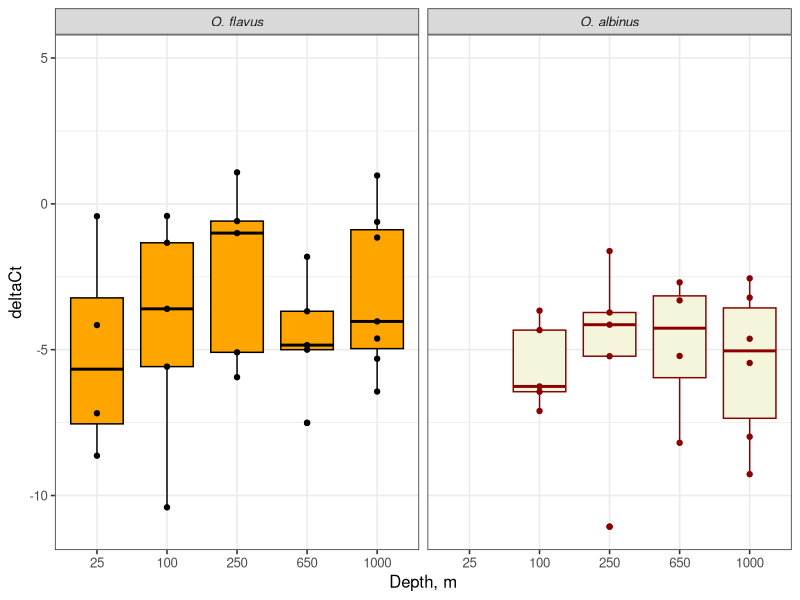
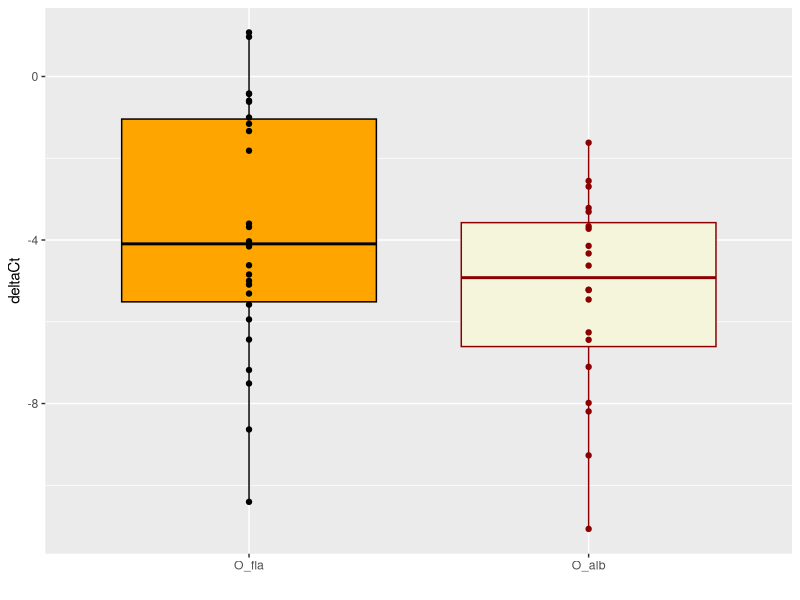
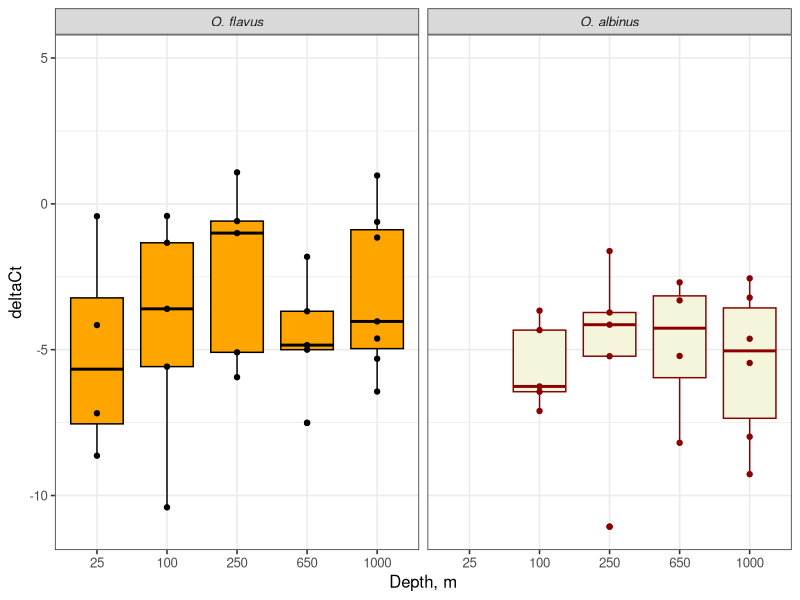
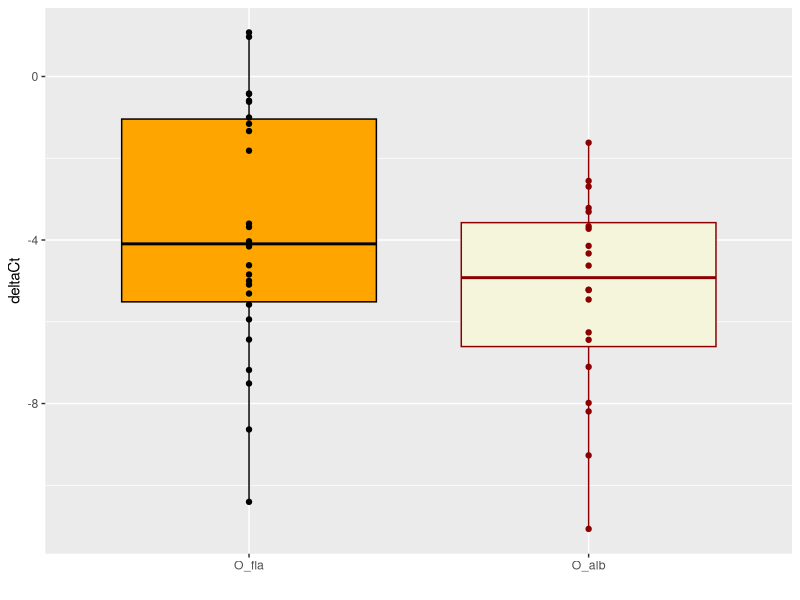

Source code (R) for these figures, in order:
library(openxlsx) ## read.xlsx
library(ggplot2) ## plots (ggplot)
library(coin) ## wilcox_test

## read raw data
es <- read.xlsx("../Supplementary_Materials/Supplementary_tables.xlsx", sheet=4, startRow = 3)

## sample quality control: all Ct values for the reference gene below 30 cycles
alldat <- es[es$Control < 30,] #all pass!
alldat <- alldat[complete.cases(alldat$deltaCt), ]

## add `Species` column from Sample IDs
alldat$Species <- substr(alldat$Sample, 1, 5)

Ofladat <- alldat[alldat$Species == "O_fla",]
alldat$Depth
alldat$Species <- factor(alldat$Species, levels = c("O_fla", "O_alb"))


##for plot2
alldat$group2 <- ifelse(alldat$"Depth"<300, "Shallow", "Deep") ##for plot2
alldat$group2 <- factor(alldat$group2, levels = c("Shallow", "Deep"))

## species names to label subpanels
species <- c("O. flavus", "O. albinus")
names(species) <- c("O_fla", "O_alb")

## plot
plot<-ggplot(data = alldat, aes(x=factor(Depth),y=deltaCt, fill=Species, col=Species))+
  geom_boxplot() + geom_point() + 
  facet_grid(. ~ Species, labeller = labeller(Species = species)) + 
  scale_fill_manual(values = c("orange", "beige")) +
  scale_color_manual(values = c("black", "red4")) + 
  theme_bw(base_size = 12) + 
  labs(title = NULL, x = "Depth, m",  y = "deltaCt") +  
  theme(legend.position = "none", strip.text.x = element_text(face = "italic")) +
  expand_limits(y=5)
plot

## save plot to file
ggsave("Opsins_square.svg", width = 7, height = 5)


## plot combined data for each specise
ggplot(data = alldat, aes(x=Species, y=deltaCt, fill=Species, col=Species))+
  geom_boxplot() + geom_point() +
  xlab("") + ylab("deltaCt") +
  scale_fill_manual(values = c("orange", "beige")) +
  scale_color_manual(values = c("black", "red4")) +
  theme(legend.position="none")
ggsave("Opsins_two_species.svg")


wilcox_test(alldat$deltaCt ~ alldat$Species)
